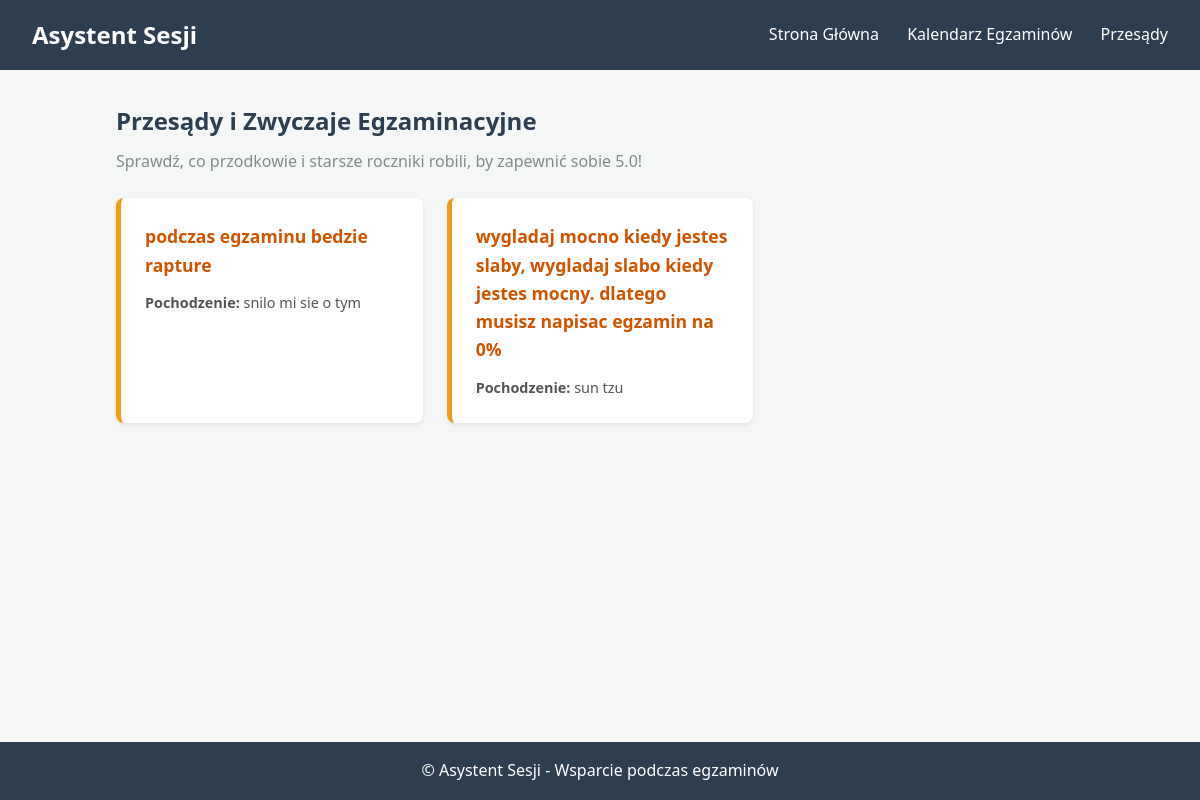
/przesad/, run on the app's committed database.
### asystent_sesji/models.py (models this page shows, shortened)
class Przesad(models.Model):
    tekst=models.CharField(max_length=1000)
    opis=models.CharField(max_length=1000,verbose_name="Opis pochodzenia")

### asystent_sesji/views.py (the view)
# urls.py: path('przesad/', views.przesad, name="przesad"),
def przesad(request):
    context = {
        'przesady' : models.Przesad.objects.all().values(),
    }
    return render(request, "przesady.html", context)

### asystent_sesji/templates/przesady.html (shortened to what this page needs)
{% extends 'base.html' %}
{% load static %}
{% block extra_css %}
<link rel="stylesheet" href="{% static 'css/przesady.css' %}">
{% endblock %}
{% block content %}
<section class="superstitions-section">
    <h2>Przesądy i Zwyczaje Egzaminacyjne</h2>
    <p class="subtitle">Sprawdź, co przodkowie i starsze roczniki robili, by zapewnić sobie 5.0!</p>
    <div class="grid">
        {% for przesad in przesady %}
        <div class="superstition-card">
            <h3>{{ przesad.tekst }}</h3>
            {% if przesad.opis %}
                <p class="origin"><strong>Pochodzenie:</strong> {{ przesad.opis }}</p>
            {% endif %}
        </div>
        {% empty %}
        <p>Brak dostępnych przesądów w bazie.</p>
        {% endfor %}
    </div>
</section>
{% endblock %}

### asystent_sesji/static/css/base.css (style rules this page uses)
* { box-sizing: border-box; margin: 0; padding: 0; }
body { font-family: 'Segoe UI', Tahoma, Geneva, Verdana, sans-serif; line-height: 1.6; background-color: #f4f7f6; color: #333; display: flex; flex-direction: column; min-height: 100vh; }

### asystent_sesji/static/css/przesady.css (style rules this page uses)
.superstitions-section h2 { color: #2c3e50; margin-bottom: 0.5rem; }
.subtitle { color: #7f8c8d; margin-bottom: 1.5rem; }
.grid { display: grid; grid-template-columns: repeat(auto-fill, minmax(280px, 1fr)); gap: 1.5rem; }
.superstition-card { background: #fff; padding: 1.5rem; border-radius: 8px; border-left: 5px solid #f39c12; box-shadow: 0 2px 5px rgba(0, 0, 0, 0.08); transition: transform 0.2s; }
.superstition-card h3 { font-size: 1.1rem; color: #d35400; margin-bottom: 0.8rem; }
.superstition-card .origin { font-size: 0.9rem; color: #555; }

### data on the page
Przesad: tekst "podczas egzaminu bedzie rapture", opis "snilo mi sie o tym"
Przesad: tekst "wygladaj mocno kiedy jestes slaby, wygladaj slabo kiedy jestes mocny. dlatego musisz napisac egzamin na 0%", opis "sun tzu"
